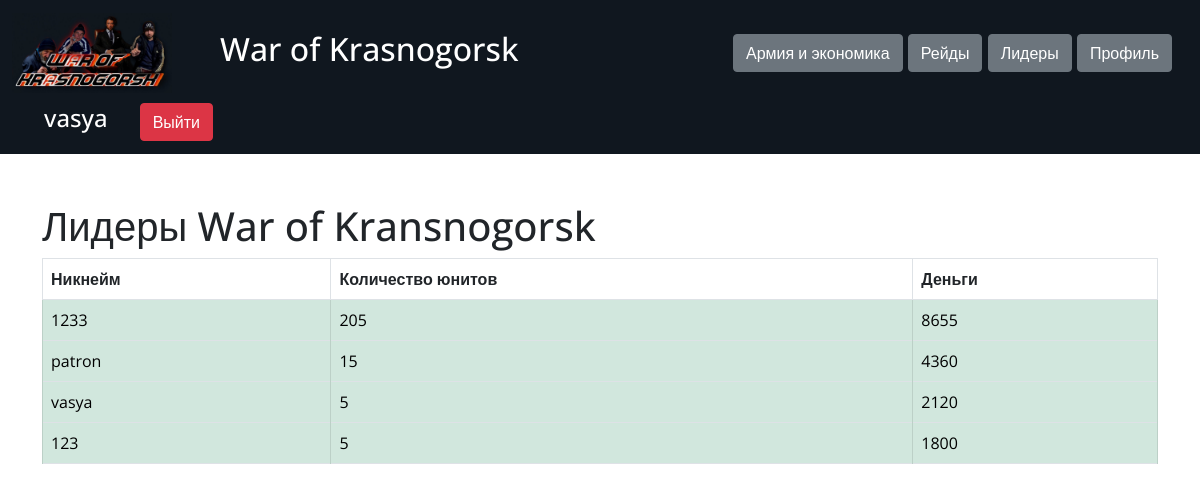
/leadersboard (signed in), run on the app's committed database.
### data/users.py (models this page shows, shortened)
class User(SqlAlchemyBase, UserMixin):
    __tablename__ = 'users'
    id = sa.Column(sa.Integer, primary_key=True, autoincrement=True)
    username = sa.Column(sa.String, nullable=True)
    email = sa.Column(sa.String, index=True, unique=True, nullable=True)
    hashed_password = sa.Column(sa.String, nullable=True)
    created_date = sa.Column(sa.DateTime, default=datetime.datetime.now)
    player = orm.relation('Player', uselist=False, back_populates='user')

### data/players.py (models this page shows)
class Player(SqlAlchemyBase):
    __tablename__ = 'players'
    id = sa.Column(sa.Integer, primary_key=True, autoincrement=True)
    user_id = sa.Column(sa.Integer, sa.ForeignKey('users.id'))
    start_race_id = sa.Column(sa.Integer, sa.ForeignKey('races.id'))
    money = sa.Column(sa.Integer, nullable=True)
    user = orm.relation('User', back_populates='player')
    start_race = orm.relation('Race')
    army = orm.relation('Army', back_populates='player')

### server.py (the view)
@app.route('/leadersboard')
@login_required
def leaders_board():
    db_sess = db_session.create_session()
    users = db_sess.query(User).all()
    leaders = []
    for x in users:
        leaders.append((x.username, sum([item.number for item in x.player.army]), x.player.money))
    leaders.sort(key=lambda x: (-x[1], -x[2], x[0]))
    return render_template('leadersboard.html', leaders=leaders)

### data/db_session.py (called while the page is built)
def create_session() -> Session:
    global __factory
    return __factory()

### server.py (called while the page is built)
@login_manager.user_loader
def load_user(user_id):
    db_sess = db_session.create_session()
    return db_sess.query(User).get(user_id)

### templates/leadersboard.html
{% extends "base.html" %}
{% block content %}
<h1>Лидеры War of Kransnogorsk</h1>
<table class="table table-bordered">
    <thead>
        <tr>
            <th scope="col">Никнейм</th>
            <th scope="col">Количество юнитов</th>
            <th scope="col">Деньги</th>
        </tr>
    </thead>
    <tbody>
        {% for item in leaders %}
           <tr>
              <td class="table-success">{{ item[0] }}</td>
              <td class="table-success">{{ item[1] }}</td>
              <td class="table-success">{{ item[2] }}</td>
            </tr>
       {% endfor %}
    </tbody>
</table>
{% endblock %}

### templates/base.html (shortened to what this page needs)
<!DOCTYPE html>
<html lang="en">
<head>
    <link href="https://cdn.jsdelivr.net/npm/bootstrap@5.0.0-beta1/dist/css/bootstrap.min.css" rel="stylesheet"
>
    <link href="{{ url_for('static', filename='css/style.css') }}" rel="stylesheet">
</head>
<body>
    <header>
        <nav class="navbar navbar-dark">
            <div class="container-fluid">
                <a class="navbar-brand d-flex" href="/">
                    <img src="{{ url_for('static', filename='img/logo.png') }}"
                         width="160" height="80" class="d-inline-block align-text-top">
                    <h2 class="nav-title d-inline-block">War of Krasnogorsk</h2>
                </a>
                {% if current_user.is_authenticated %}
                    <div class="navbar-brand">
                        <a class="btn btn-secondary" href="/">Армия и экономика</a>
                        <a class="btn btn-secondary" href="/">Рейды</a>
                        <a class="btn btn-secondary" href="/leadersboard">Лидеры</a>
                        <a class="btn btn-secondary" href="/profile">Профиль</a>
                    </div>
                    <div class="navbar-brand d-flex">
                        <h4 class="nav-username">{{ current_user.username }}</h4>
                        <a class="btn btn-danger" href="/logout">Выйти</a>
                    </div>
                {% else %}
                    <div class="navbar-brand">
                        <a class="btn btn-primary" href="/register">Register</a>
                        <a class="btn btn-success" href="/login">Log in</a>
                    </div>
                {% endif %}
                </div>
        </nav>
    </header>
    <main role="main">
        <div class="container">
            {% block content %}{% endblock %}
        </div>
    </main>
</body>
</html>

### static/css/style.css (style rules this page uses)
body { font-family: 'Open Sans', sans-serif; }
header { margin-bottom: 3rem; }
.navbar { background-color: #10171f; }
.navbar-brand { align-items: center; }
.nav-title { margin-left: 3rem; }
.nav-username { margin-left: 2rem; margin-right: 2rem; }

### data on the page
User: username "vasya", username "vasya"
User: username "1233"
Player: money "8655"
User: username "patron"
Player: money "4360"
Player: money "2120"
User: username "123"
Player: money "1800"

### other printed values
{{ item[1] }} "205" "15" "5" "5"
